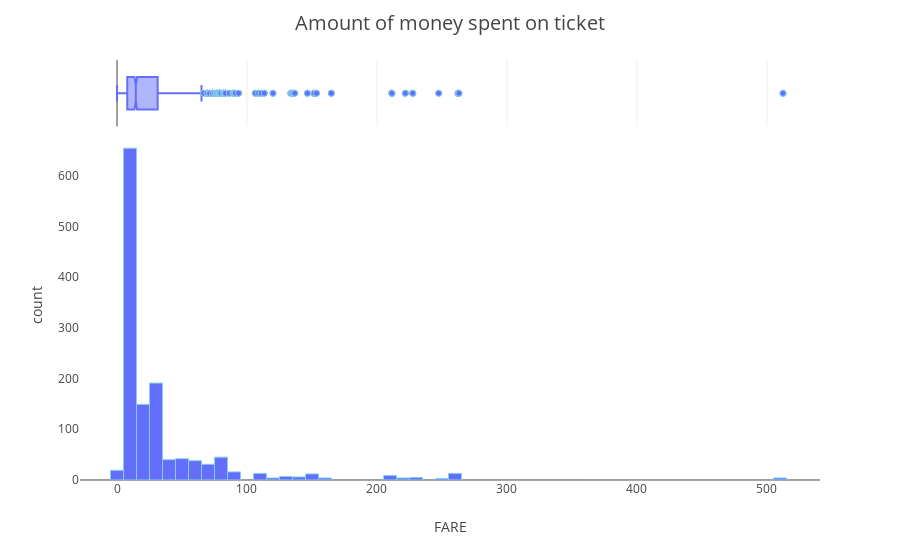

Source (notebook cell):
### Code cell
fig = px.histogram(train_df, x='FARE', opacity=1, marginal='box')
fig.update_traces(marker=dict(line=dict(color='skyblue', width=1)))
fig.update_layout(title_text='Amount of money spent on ticket', template='ygridoff',
                  title_x=0.5, title_font=dict(size=20))
fig.show()

### Figure 1 — Plotly figure (JSON) as saved in the notebook; plotly's stock layout.template omitted (floating-point values rounded to 4 significant figures; data arrays with more than 128 entries replaced by an {"elided": "..."} marker saying what was removed)
{"data": [{"alignmentgroup": "True", "bingroup": "x", "hovertemplate": "FARE=%{x}<br>count=%{y}<extra></extra>", "legendgroup": "", "marker": {"color": "#636efa", "line": {"color": "skyblue", "width": 1}, "opacity": 1, "pattern": {"shape": ""}}, "name": "", "offsetgroup": "", "orientation": "v", "showlegend": false, "type": "histogram", "x": {"elided": "1309 float values"}, "xaxis": "x", "yaxis": "y"}, {"alignmentgroup": "True", "hovertemplate": "FARE=%{x}<extra></extra>", "legendgroup": "", "marker": {"color": "#636efa", "line": {"color": "skyblue", "width": 1}}, "name": "", "notched": true, "offsetgroup": "", "showlegend": false, "type": "box", "x": {"elided": "1309 float values"}, "xaxis": "x2", "yaxis": "y2"}], "layout": {"barmode": "relative", "legend": {"tracegroupgap": 0}, "margin": {"t": 60}, "title": {"font": {"size": 20}, "text": "Amount of money spent on ticket", "x": 0.5}, "xaxis": {"anchor": "y", "domain": [0, 1], "title": {"text": "FARE"}}, "xaxis2": {"anchor": "y2", "domain": [0, 1], "matches": "x", "showgrid": true, "showticklabels": false}, "yaxis": {"anchor": "x", "domain": [0, 0.8316], "title": {"text": "count"}}, "yaxis2": {"anchor": "x2", "domain": [0.8416, 1], "matches": "y2", "showgrid": false, "showline": false, "showticklabels": false, "ticks": ""}}}
